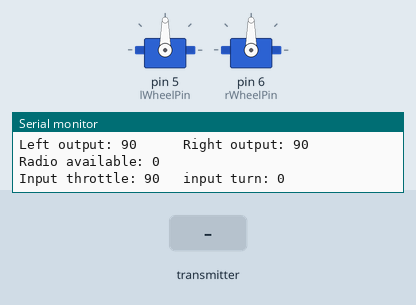
Recording of a program running on a simulated Arduino Nano, built with avr-gcc and run on an emulated ATmega328P. On the bench: 2 × servo, the last lines printed to the serial monitor. The inputs (shaded band) are chosen by the test bench. No radio packets arrive unless stated.

Above: at 1.2 s.
1.3 s: the transmitter starts sending throttle = 0
At 1.9 s:
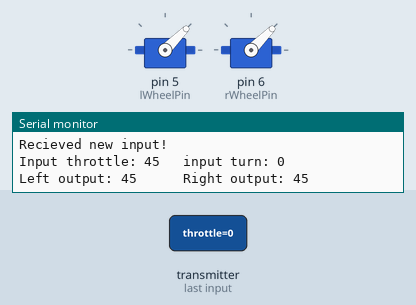
2.9 s: the transmitter starts sending turn = 0
At 4.0 s:
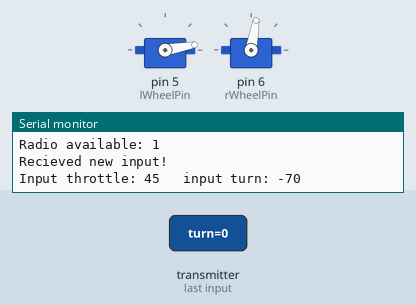
4.4 s: the transmitter starts sending throttle = 256
At 4.8 s:
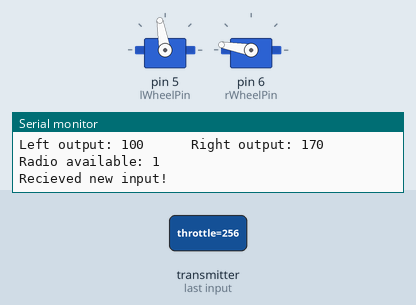
5.9 s: the transmitter starts sending turn = 256
At 7.1 s:
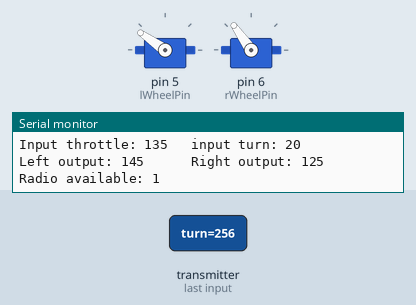
7.4 s: the transmitter starts sending throttle = 0
At 8.2 s:
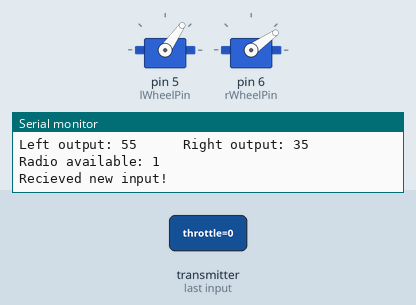
Timing chart, 0 to 9.9 s (numbered marks = the images above; inputs shaded):
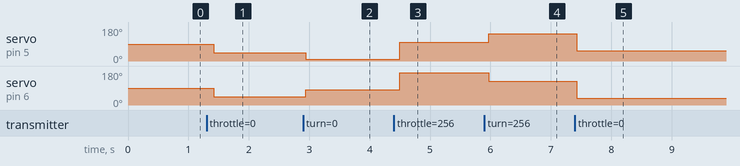

The program:

main.cpp
```cpp
/**
 * @file main.cpp
 * @author Oskar Johansson (oskar@irisnet.se)
 * @brief This project is to work with 2 MCU and 2 nRF24 to communicate throttle and turn. Based on
 *        https://github.com/caselabbet/case-rc-car by Isak Åslund.
 * @version 0.1
 * @date 2020-01-29
 */
#include <Arduino.h>
#include <SoftwareSerial.h>
#include <Servo.h>
#include <RF24.h>


// Choose which to compile for
#define reciever
//#define transmitter
#define DEBUG

/**
 * To reuse same code for reciever and trasmitter
 */


/**
 * Pin definition, same for reciever as transmitter
 */
#define lWheelPin 5
#define rWheelPin 6
#define throttlePin A1
#define turnPin A2
#define CE 9
#define CSN 10

RF24 radio(CE,CSN);
const byte address[6] = "00010";    // Adress for communicating
unsigned long lastData = 0;         // Used for knowing if data has been received recently
unsigned long lasttime = millis();  // To track of how long time since last transmitt / recieve
int throttleComp = 0;
int turnComp = 0;
bool setupOk = false;
/**
 * A struct to store the recieved
 * throttle and turn
 */
typedef struct{
    int throttle;
    int turn;
}message_t;                         // Struct for making sending/receiving easy
message_t msg;
message_t analog;
/**
 * Create the wheels
 */
Servo lWheel, rWheel;

#define NOSPEED 90            // In servo degree
#define DEFAULTSPEED 20       // In servo degree
#define MAXSPEED 45           // In servo degree
#define MAXTURN 20            // In servo degree
#define MAX_TIMEOUT 500       // in ms


/**
 * @brief Reciever:   Write the throttle and turn to the
 *                    left and right wheel. Also checks
 *                    if the input values are to high/low.
 *                    A turn is simply throttle+-turn on
 *                    this two-wheeler.
 *
 * @param throttle  - The throttle 0 - 180
 * @param turn      - The turn 0 - 180
 */
void writeToWheels(int throttle, int turn) {
  int lSpeed = NOSPEED; int rSpeed = NOSPEED;
  // 0 is max, 90 is still, 180 max reverse
  if(throttle < MAXSPEED)
    throttle = MAXSPEED;
  else if (throttle > (MAXSPEED+90))
    throttle = MAXSPEED+90;

  // Check so the turn speed isn't to fast
  if(turn < MAXTURN)
    turn = MAXTURN;
  else if (turn > MAXTURN+90)
    turn = MAXTURN + 90;
  //
  turn -= 90;
  // To check if it wasn't to long ago the input was recieved
  if((millis() - lasttime)< MAX_TIMEOUT) {
    lSpeed = throttle+turn/2;
    rSpeed = throttle-turn/2;
  }

  // Write to output
  lWheel.write(lSpeed);
  rWheel.write(rSpeed);

  #ifdef DEBUG
      Serial.print("Input throttle: "); Serial.print(throttle); Serial.print("\t input turn: "); Serial.println(turn);
      Serial.print("Left output: "); Serial.print(lSpeed); Serial.print("\t \t Right output: "); Serial.println(rSpeed);
  #endif
}

/**
 * @brief Transmitter:  Convert analog in signal to a throttle
 *                      level and write to nRF.
 *
 * @return true   - If successful transmitt
 * @return false  - If fail in writing to nRF
 */
bool writeToRadio() {
    // Convert to a servo signal (0 - 180 degrees) 90 is still, 0 max, 180 max
    msg.throttle = analog.throttle * 180.0 / 1024.0;
    msg.turn = analog.turn * 180.0 / 1024.0;
    bool succ = radio.write(&msg,sizeof(msg));
    #ifdef DEBUG
      Serial.print("Sent throttle: "); Serial.print(msg.throttle); Serial.print("\t sent turn: "); Serial.print(msg.turn); Serial.print(" successful transmitt: "); Serial.println(succ);
    #endif
    return succ;
}

/**
 * @brief Transmitter:  Write to nRF the throttle and turn.
 *        Reciever:     Write the input from nRF to servo.
 */
void writeOutput() {
  #ifdef transmitter
    writeToRadio();
  #else
      writeToWheels(msg.throttle, msg.turn);
  #endif
}


/**
 * @brief Transmitter:  Reads the analog value from joystick.
 *        Reciever:     See if new data available on nRF and
 *                      save it to msg.
 */
void readInput() {
  #ifdef transmitter
    // Read the analog input with a simple LP filter
    analog.throttle = (analog.throttle + (analogRead(throttlePin)+throttleComp))/2;
    analog.turn = (analog.turn + (analogRead(turnPin)+turnComp))/2;
    #ifdef DEBUG
      Serial.print("Read throttle: "); Serial.print(analog.throttle); Serial.print("\t read turn: "); Serial.println(analog.turn);
    #endif
  #else
    #ifdef DEBUG
      Serial.print("Radio available: "); Serial.println(radio.available());
    #endif
    if(radio.available()) {
      radio.read(&msg, sizeof(msg));
      lasttime = millis();
      #ifdef DEBUG
        Serial.println("Recieved new input!");
      #endif
    }
  #endif
}


/**
 * @brief Setup module as transmitter and sets analog input from joystick.
 *        Also compensate for joystick value. Sets current value as new 0.
 *
 * @return true  - If able to connect setup nRF module
 * @return false - If unable to connect and setup nRf module
 */
bool setupTransmitter() {
  // Analog read for throttle and turn value
  pinMode(throttlePin, INPUT);
  pinMode(turnPin, INPUT);

  // To compensate for bad joystick
  // sets the current value as "middle" value.
  throttleComp = 512 - analogRead(throttlePin);
  turnComp = 512 - analogRead(turnPin);

  // Start the nRF
  if(radio.begin()) {
    #ifdef DEBUG
      Serial.println("Radio has begun!");
    #endif
  }
  radio.openWritingPipe(address);
  radio.setPALevel(RF24_PA_MAX);
  radio.setRetries(3,5); // delay, count
  radio.setDataRate(RF24_250KBPS);
  //radio.stopListening();

  // Return 1 if found nRf connected, 0 else
  return radio.isChipConnected();
}

/**
 * @brief Setup nRF module and the servo pins.
 *
 * @return true  - If able to connect setup nRF module
 * @return false - If unable to connect and setup nRf module
 */
bool setupReciever() {
    // Attach PWM pins for wheel signal
    lWheel.attach(lWheelPin);
    rWheel.attach(rWheelPin);
    // Write 90 deg (zero in speed)
    lWheel.write(NOSPEED);
    rWheel.write(NOSPEED);
    msg.throttle = NOSPEED;
    msg.turn = NOSPEED;

    // Start the nRf
    radio.begin();
    radio.openReadingPipe(1, address);
    //radio.setPALevel(RF24_PA_MAX);
    radio.setDataRate(RF24_250KBPS);
    radio.startListening();

    // Return 1 if found nRf connected, 0 else
    return radio.isChipConnected();
}


void setup() {
  #ifdef DEBUG
  Serial.begin(9600);
  #endif


  #ifdef transmitter
    setupOk = setupTransmitter();
  #else
    setupOk = setupReciever();
  #endif
}

void loop() {
  readInput();
  writeOutput();
}
```

Measured:
- after the input at 1.3 s, servo on pin 5 (lWheelPin), servo on pin 6 (rWheelPin): 90° → 45° after 0.12 s
- after the input at 2.9 s, servo on pin 5 (lWheelPin): 45° → 10° at once; servo on pin 6 (rWheelPin): 45° → 80° at once
- after the input at 4.4 s, servo on pin 5 (lWheelPin): 10° → 100° after 0.10 s; servo on pin 6 (rWheelPin): 80° → 170° after 0.10 s
- after the input at 5.9 s, servo on pin 5 (lWheelPin): 100° → 145° after 0.07 s; servo on pin 6 (rWheelPin): 170° → 125° after 0.07 s
- after the input at 7.4 s, servo on pin 5 (lWheelPin): 145° → 55° at once; servo on pin 6 (rWheelPin): 125° → 35° at once
